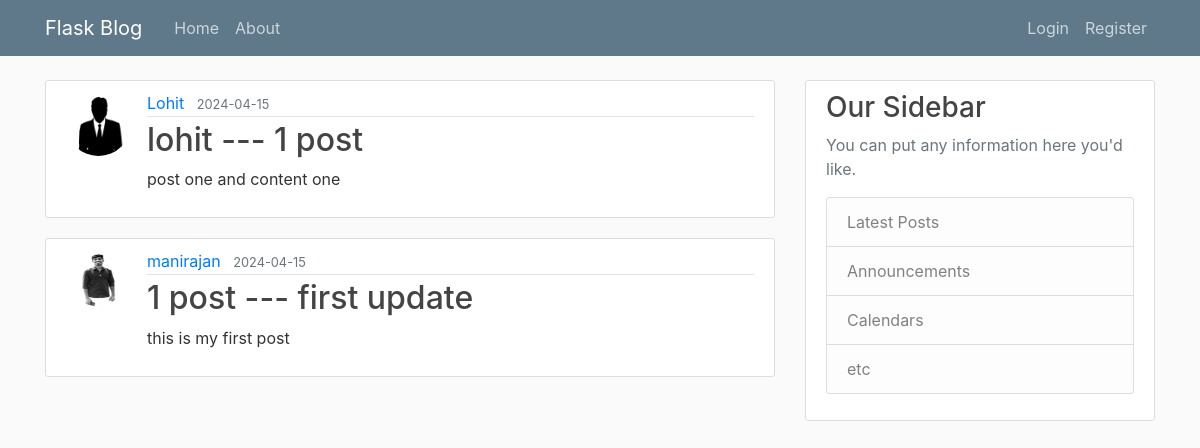
Page /home on the earlier database version.
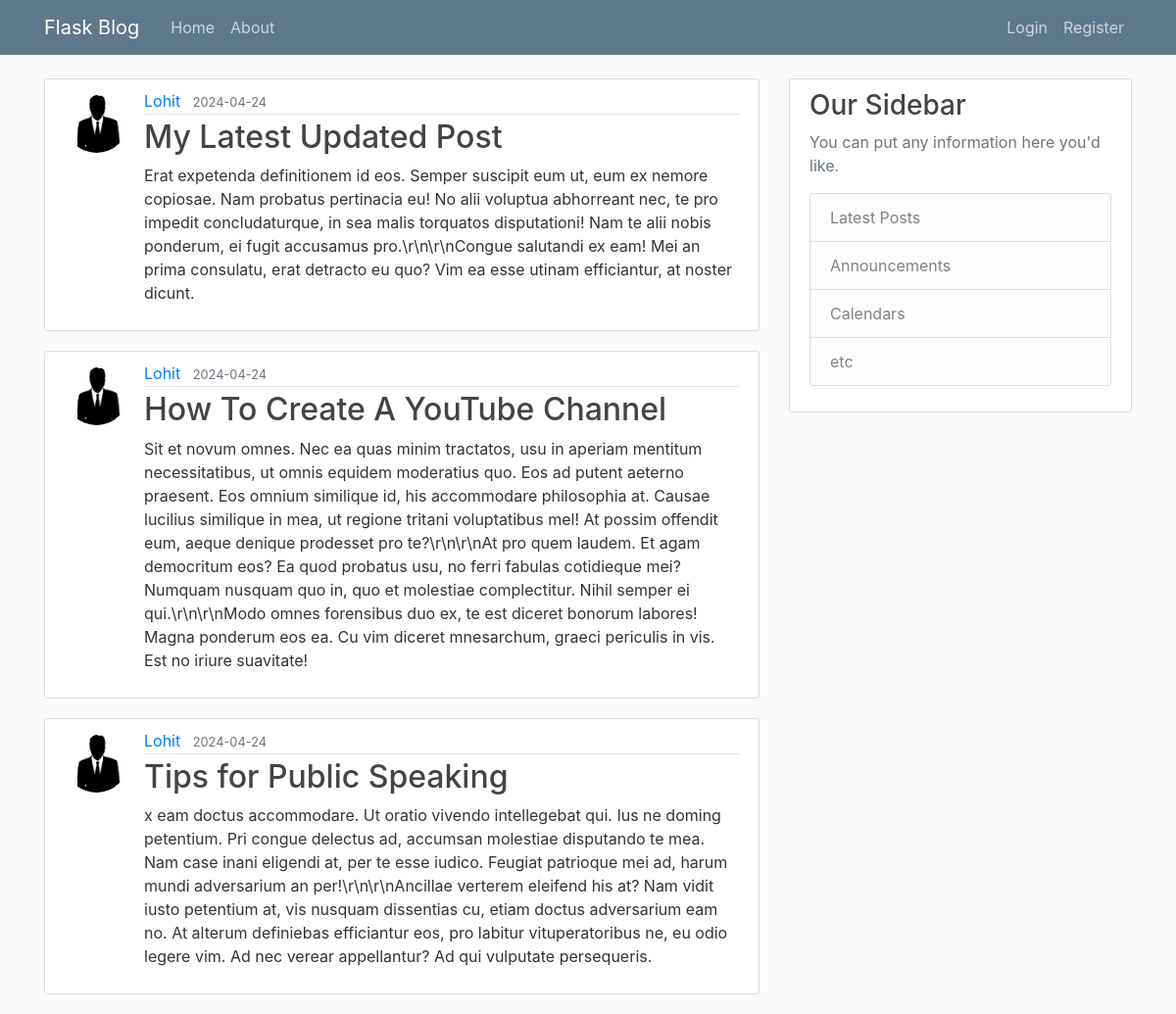
Same page on the later database version.
### flaskblog/models.py (models this page shows, shortened)
class Post(db.Model):
    id = db.Column(db.Integer, primary_key=True)
    title = db.Column(db.String(100), nullable=False)
    date_posted = db.Column(db.DateTime,nullable=False, default=datetime.utcnow)
    content = db.Column(db.Text, nullable=False)
    user_id = db.Column(db.Integer, db.ForeignKey('user.id'),nullable=False)

class User(db.Model, UserMixin):
    id = db.Column(db.Integer, primary_key=True)
    username = db.Column(db.String(20), unique=True, nullable=False)
    email = db.Column(db.String(120), unique=True, nullable=False)
    image_file = db.Column(db.String(20), nullable=False, default='default.jpg')
    password = db.Column(db.String(60), nullable=False)
    posts = db.relationship('Post', backref='author', lazy=True)

### flaskblog/rotues.py (the view)
@app.route("/")
@app.route("/home")
def home():
    page = request.args.get('page',1,type=int)
    posts = Post.query.order_by(Post.date_posted.desc()).paginate(page=page,per_page=3)
    return render_template('home.html', posts=posts)

### flaskblog/templates/home.html
{% extends "layout.html" %}
{% block content %}
    {% for post in posts %}
        <article class="media content-section">
          <img class="rounded-circle article-img" src="{{ url_for('static', filename='profile_pics/' + post.author.image_file) }}">
          <div class="media-body">
            <div class="article-metadata">
              <a class="mr-2" href="#">{{ post.author.username }}</a>
              <small class="text-muted">{{ post.date_posted.strftime('%Y-%m-%d') }}</small>
            </div>
            <h2><a class="article-title" href="{{ url_for('post', post_id=post.id) }}">{{ post.title }}</a></h2>
            <p class="article-content">{{ post.content }}</p>
          </div>
        </article>
    {% endfor %}
{% endblock content %}

Differences in the rows shown:
no longer on this page (row unchanged): Post: image_file (placeholder picture), author.username "Lohit", date_posted "2024-04-15", title "lohit --- 1 post", content "post one and content one"
no longer on this page (row unchanged): Post: image_file (picture), author.username "manirajan", date_posted "2024-04-15", title "1 post --- first update", content "this is my first post"
added Post: image_file (placeholder picture), author.username "Lohit", date_posted "2024-04-24", title "My Latest Updated Post", content "Erat expetenda definitionem id eos. Semper suscipit eum ut, eum ex nemore copiosae. Nam probatus pertinacia eu! No alii voluptua abhorreant nec, te pro impedit concludaturque, in sea malis torquatos disputationi! Nam te alii nobis ponderum, ei fugit accusamus pro.\\r\\n\\r\\nCongue salutandi ex eam! Mei an prima consulatu, erat detracto eu quo? Vim ea esse utinam efficiantur, at noster dicunt."
added Post: image_file (placeholder picture), author.username "Lohit", date_posted "2024-04-24", title "How To Create A YouTube Channel", content "Sit et novum omnes. Nec ea quas minim tractatos, usu in aperiam mentitum necessitatibus, ut omnis equidem moderatius quo. Eos ad putent aeterno praesent. Eos omnium similique id, his accommodare philosophia at. Causae lucilius similique in mea, ut regione tritani voluptatibus mel! At possim offendit eum, aeque denique prodesset pro te?\\r\\n\\r\\nAt pro quem laudem. Et agam democritum eos? Ea quod probatus usu, no ferri fabulas cotidieque mei? Numquam nusquam quo in, quo et molestiae complectitur. Nihil semper ei qui.\\r\\n\\r\\nModo omnes forensibus duo ex, te est diceret bonorum labores! Magna ponderum eos ea. Cu vim diceret mnesarchum, graeci periculis in vis. Est no iriure suavitate!"
added Post: image_file (placeholder picture), author.username "Lohit", date_posted "2024-04-24", title "Tips for Public Speaking", content "x eam doctus accommodare. Ut oratio vivendo intellegebat qui. Ius ne doming petentium. Pri congue delectus ad, accumsan molestiae disputando te mea. Nam case inani eligendi at, per te esse iudico. Feugiat patrioque mei ad, harum mundi adversarium an per!\\r\\n\\r\\nAncillae verterem eleifend his at? Nam vidit iusto petentium at, vis nusquam dissentias cu, etiam doctus adversarium eam no. At alterum definiebas efficiantur eos, pro labitur vituperatoribus ne, eu odio legere vim. Ad nec verear appellantur? Ad qui vulputate persequeris."
